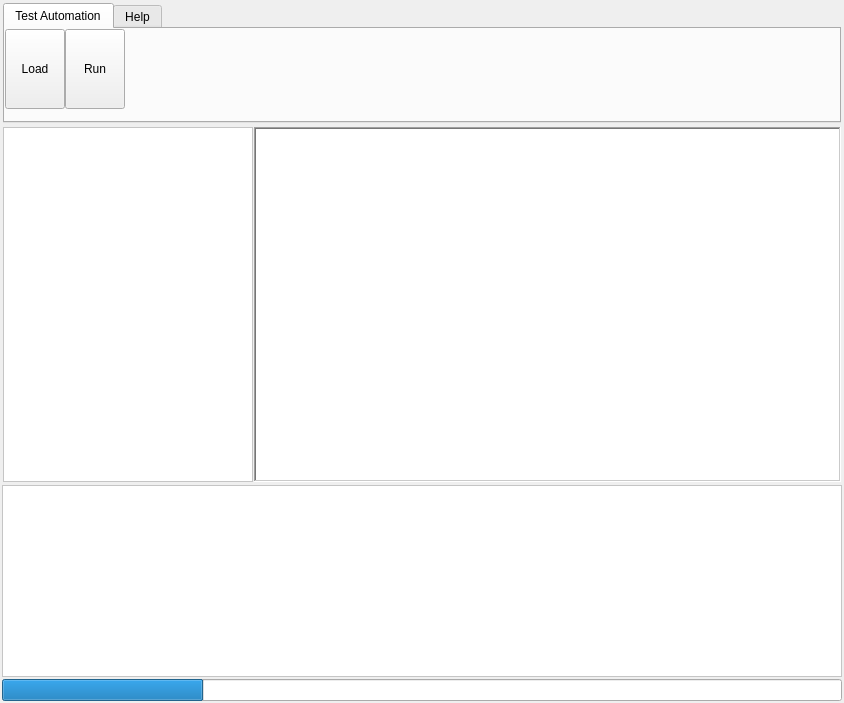
<?xml version="1.0" encoding="UTF-8"?>
<ui version="4.0">
 <class>EnSeGi</class>
 <widget class="QWidget" name="EnSeGi">
  <property name="geometry">
   <rect>
    <x>0</x>
    <y>0</y>
    <width>844</width>
    <height>703</height>
   </rect>
  </property>
  <property name="sizePolicy">
   <sizepolicy hsizetype="Preferred" vsizetype="Preferred">
    <horstretch>0</horstretch>
    <verstretch>0</verstretch>
   </sizepolicy>
  </property>
  <property name="minimumSize">
   <size>
    <width>0</width>
    <height>0</height>
   </size>
  </property>
  <property name="maximumSize">
   <size>
    <width>16777215</width>
    <height>16777215</height>
   </size>
  </property>
  <property name="font">
   <font>
    <family>Segoe UI</family>
    <pointsize>9</pointsize>
   </font>
  </property>
  <property name="windowTitle">
   <string>EnSeGi</string>
  </property>
  <property name="windowIcon">
   <iconset resource="resources/images_used.qrc">
    <normaloff>:/newPrefix/icon.ico</normaloff>
    <normalon>:/newPrefix/icon.ico</normalon>
    <disabledoff>:/newPrefix/icon.ico</disabledoff>
    <disabledon>:/newPrefix/icon.ico</disabledon>
    <activeoff>:/newPrefix/icon.ico</activeoff>
    <activeon>:/newPrefix/icon.ico</activeon>
    <selectedoff>:/newPrefix/icon.ico</selectedoff>
    <selectedon>:/newPrefix/icon.ico</selectedon>:/newPrefix/icon.ico</iconset>
  </property>
  <property name="windowOpacity">
   <double>10.000000000000000</double>
  </property>
  <property name="styleSheet">
   <string notr="true"/>
  </property>
  <layout class="QVBoxLayout" name="verticalLayout_2">
   <property name="spacing">
    <number>0</number>
   </property>
   <property name="leftMargin">
    <number>2</number>
   </property>
   <property name="topMargin">
    <number>2</number>
   </property>
   <property name="rightMargin">
    <number>2</number>
   </property>
   <property name="bottomMargin">
    <number>2</number>
   </property>
   <item>
    <layout class="QVBoxLayout" name="vboxlayout_main" stretch="0,0,0,1">
     <property name="spacing">
      <number>2</number>
     </property>
     <property name="sizeConstraint">
      <enum>QLayout::SetMaximumSize</enum>
     </property>
     <property name="leftMargin">
      <number>0</number>
     </property>
     <property name="topMargin">
      <number>0</number>
     </property>
     <property name="rightMargin">
      <number>0</number>
     </property>
     <property name="bottomMargin">
      <number>0</number>
     </property>
     <item>
      <layout class="QHBoxLayout" name="hboxlayout_menubar">
       <property name="spacing">
        <number>1</number>
       </property>
       <property name="leftMargin">
        <number>1</number>
       </property>
       <property name="topMargin">
        <number>1</number>
       </property>
       <property name="rightMargin">
        <number>1</number>
       </property>
       <property name="bottomMargin">
        <number>1</number>
       </property>
       <item>
        <widget class="QTabWidget" name="tabwidget_manubar">
         <property name="sizePolicy">
          <sizepolicy hsizetype="Expanding" vsizetype="Preferred">
           <horstretch>0</horstretch>
           <verstretch>0</verstretch>
          </sizepolicy>
         </property>
         <property name="minimumSize">
          <size>
           <width>0</width>
           <height>120</height>
          </size>
         </property>
         <property name="tabShape">
          <enum>QTabWidget::Rounded</enum>
         </property>
         <property name="currentIndex">
          <number>0</number>
         </property>
         <property name="tabBarAutoHide">
          <bool>false</bool>
         </property>
         <widget class="QWidget" name="tab_test_automation">
          <attribute name="title">
           <string>Test Automation</string>
          </attribute>
          <widget class="QToolButton" name="toolbutton_run">
           <property name="geometry">
            <rect>
             <x>60</x>
             <y>0</y>
             <width>60</width>
             <height>80</height>
            </rect>
           </property>
           <property name="text">
            <string>Run</string>
           </property>
           <property name="icon">
            <iconset resource="resources/images_used.qrc">
             <normaloff>:/newPrefix/button_play_green_48.png</normaloff>:/newPrefix/button_play_green_48.png</iconset>
           </property>
           <property name="iconSize">
            <size>
             <width>48</width>
             <height>48</height>
            </size>
           </property>
           <property name="toolButtonStyle">
            <enum>Qt::ToolButtonTextUnderIcon</enum>
           </property>
          </widget>
          <widget class="QToolButton" name="toolbutton_load">
           <property name="geometry">
            <rect>
             <x>0</x>
             <y>0</y>
             <width>60</width>
             <height>80</height>
            </rect>
           </property>
           <property name="text">
            <string>Load</string>
           </property>
           <property name="icon">
            <iconset resource="resources/images_used.qrc">
             <normaloff>:/newPrefix/folder_48.png</normaloff>:/newPrefix/folder_48.png</iconset>
           </property>
           <property name="iconSize">
            <size>
             <width>48</width>
             <height>48</height>
            </size>
           </property>
           <property name="toolButtonStyle">
            <enum>Qt::ToolButtonTextUnderIcon</enum>
           </property>
          </widget>
         </widget>
         <widget class="QWidget" name="tab_help">
          <attribute name="title">
           <string>Help</string>
          </attribute>
          <widget class="QGraphicsView" name="graphicsView">
           <property name="geometry">
            <rect>
             <x>56</x>
             <y>0</y>
             <width>50</width>
             <height>50</height>
            </rect>
           </property>
           <property name="sizePolicy">
            <sizepolicy hsizetype="Fixed" vsizetype="Fixed">
             <horstretch>0</horstretch>
             <verstretch>0</verstretch>
            </sizepolicy>
           </property>
           <property name="minimumSize">
            <size>
             <width>50</width>
             <height>50</height>
            </size>
           </property>
           <property name="maximumSize">
            <size>
             <width>50</width>
             <height>50</height>
            </size>
           </property>
           <property name="styleSheet">
            <string notr="true">background-image: url(:/newPrefix/logo_ensegi.png);</string>
           </property>
           <property name="frameShape">
            <enum>QFrame::NoFrame</enum>
           </property>
          </widget>
          <widget class="QGraphicsView" name="graphicsView_2">
           <property name="geometry">
            <rect>
             <x>0</x>
             <y>0</y>
             <width>50</width>
             <height>50</height>
            </rect>
           </property>
           <property name="sizePolicy">
            <sizepolicy hsizetype="Fixed" vsizetype="Fixed">
             <horstretch>0</horstretch>
             <verstretch>0</verstretch>
            </sizepolicy>
           </property>
           <property name="minimumSize">
            <size>
             <width>50</width>
             <height>50</height>
            </size>
           </property>
           <property name="maximumSize">
            <size>
             <width>50</width>
             <height>50</height>
            </size>
           </property>
           <property name="styleSheet">
            <string notr="true">background-image: url(:/newPrefix/logo_toolsgroup.png);</string>
           </property>
           <property name="frameShape">
            <enum>QFrame::NoFrame</enum>
           </property>
          </widget>
         </widget>
        </widget>
       </item>
      </layout>
     </item>
     <item>
      <layout class="QHBoxLayout" name="hboxlayout_testdetails">
       <property name="spacing">
        <number>1</number>
       </property>
       <property name="leftMargin">
        <number>1</number>
       </property>
       <property name="topMargin">
        <number>1</number>
       </property>
       <property name="rightMargin">
        <number>1</number>
       </property>
       <property name="bottomMargin">
        <number>1</number>
       </property>
       <item>
        <widget class="QScrollArea" name="scrollarea_template_details">
         <property name="sizePolicy">
          <sizepolicy hsizetype="Preferred" vsizetype="Expanding">
           <horstretch>0</horstretch>
           <verstretch>0</verstretch>
          </sizepolicy>
         </property>
         <property name="minimumSize">
          <size>
           <width>250</width>
           <height>0</height>
          </size>
         </property>
         <property name="styleSheet">
          <string notr="true">background-color:rgb(255, 255, 255)</string>
         </property>
         <property name="widgetResizable">
          <bool>true</bool>
         </property>
         <widget class="QWidget" name="scrollAreaWidgetContents">
          <property name="geometry">
           <rect>
            <x>0</x>
            <y>0</y>
            <width>248</width>
            <height>340</height>
           </rect>
          </property>
          <widget class="QLabel" name="label_templatedetails">
           <property name="geometry">
            <rect>
             <x>4</x>
             <y>6</y>
             <width>800</width>
             <height>27</height>
            </rect>
           </property>
           <property name="sizePolicy">
            <sizepolicy hsizetype="Preferred" vsizetype="Preferred">
             <horstretch>0</horstretch>
             <verstretch>0</verstretch>
            </sizepolicy>
           </property>
           <property name="font">
            <font>
             <family>Segoe UI</family>
             <pointsize>9</pointsize>
            </font>
           </property>
           <property name="text">
            <string/>
           </property>
           <property name="scaledContents">
            <bool>true</bool>
           </property>
          </widget>
          <widget class="QLabel" name="label_status">
           <property name="geometry">
            <rect>
             <x>210</x>
             <y>148</y>
             <width>32</width>
             <height>32</height>
            </rect>
           </property>
           <property name="text">
            <string/>
           </property>
          </widget>
          <widget class="QLabel" name="label_currenttestcase">
           <property name="geometry">
            <rect>
             <x>4</x>
             <y>150</y>
             <width>195</width>
             <height>31</height>
            </rect>
           </property>
           <property name="text">
            <string/>
           </property>
           <property name="scaledContents">
            <bool>true</bool>
           </property>
          </widget>
         </widget>
        </widget>
       </item>
       <item>
        <widget class="QTableView" name="tableview_testcaseinfo">
         <property name="frameShape">
          <enum>QFrame::WinPanel</enum>
         </property>
         <property name="frameShadow">
          <enum>QFrame::Sunken</enum>
         </property>
         <property name="selectionMode">
          <enum>QAbstractItemView::SingleSelection</enum>
         </property>
         <property name="selectionBehavior">
          <enum>QAbstractItemView::SelectRows</enum>
         </property>
         <property name="gridStyle">
          <enum>Qt::SolidLine</enum>
         </property>
         <attribute name="horizontalHeaderHighlightSections">
          <bool>false</bool>
         </attribute>
         <attribute name="horizontalHeaderStretchLastSection">
          <bool>true</bool>
         </attribute>
         <attribute name="verticalHeaderVisible">
          <bool>false</bool>
         </attribute>
        </widget>
       </item>
      </layout>
     </item>
     <item>
      <widget class="QTextBrowser" name="textbrowser_summary">
       <property name="sizePolicy">
        <sizepolicy hsizetype="Preferred" vsizetype="Preferred">
         <horstretch>0</horstretch>
         <verstretch>0</verstretch>
        </sizepolicy>
       </property>
       <property name="font">
        <font>
         <family>Segoe UI</family>
         <pointsize>9</pointsize>
        </font>
       </property>
       <property name="styleSheet">
        <string notr="true">background-color: rgb(255, 255, 255)</string>
       </property>
       <property name="frameShape">
        <enum>QFrame::StyledPanel</enum>
       </property>
       <property name="frameShadow">
        <enum>QFrame::Sunken</enum>
       </property>
      </widget>
     </item>
     <item>
      <widget class="QProgressBar" name="progressbar_execution">
       <property name="value">
        <number>24</number>
       </property>
       <property name="textVisible">
        <bool>false</bool>
       </property>
      </widget>
     </item>
    </layout>
   </item>
  </layout>
 </widget>
 <resources>
  <include location="resources/images_used.qrc"/>
 </resources>
 <connections/>
</ui>
